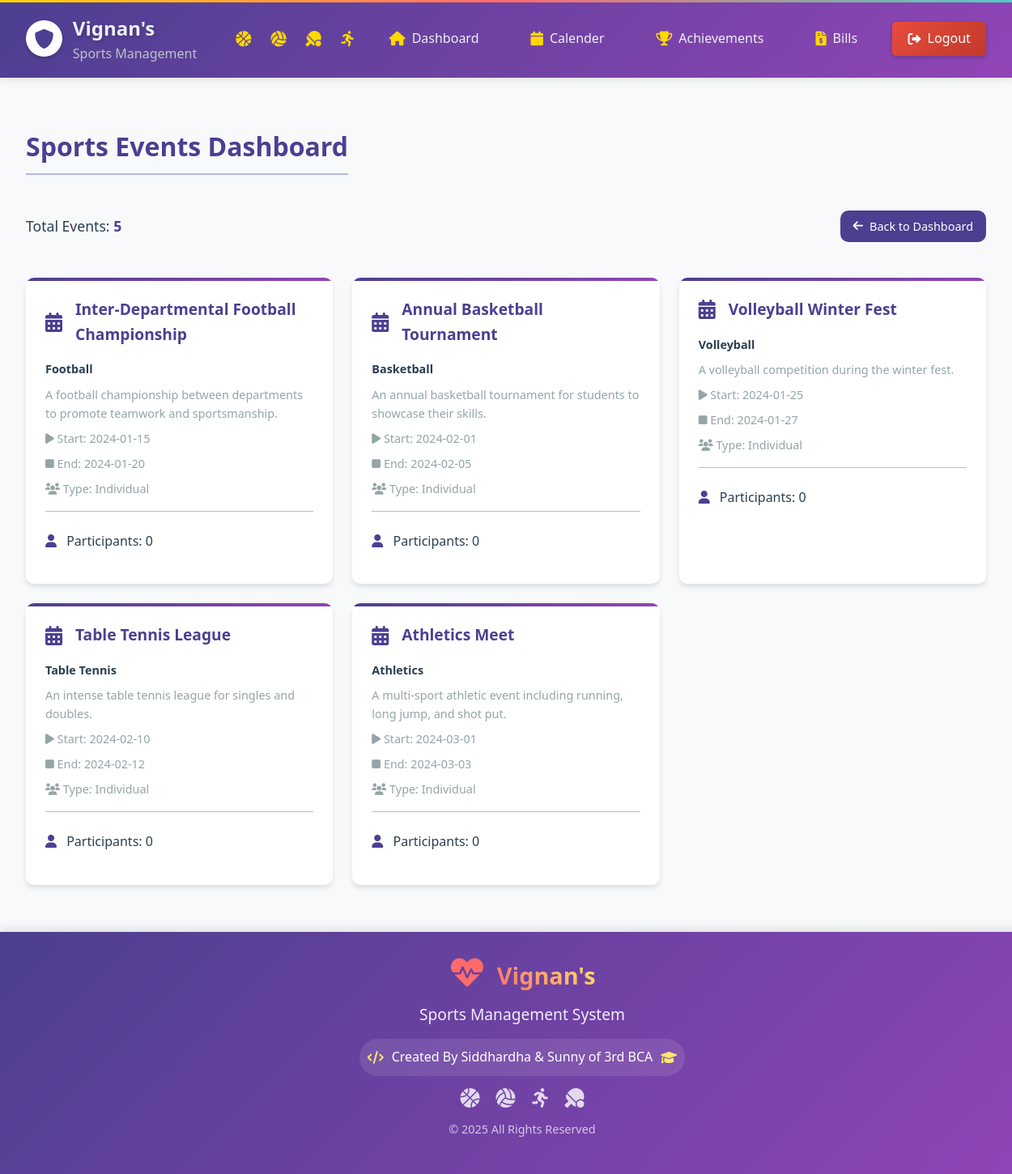
/admin/view_events.php (signed in), run on the app's committed database.
### tables this page shows
CREATE TABLE sports_events (
    id INT AUTO_INCREMENT PRIMARY KEY,
    name VARCHAR(100) NOT NULL,
    sport_name VARCHAR(100) NOT NULL,
    description TEXT NOT NULL,
    rewards TEXT,
    coach_id INT NOT NULL,
    start_date DATE NOT NULL,
    end_date DATE NOT NULL,
    is_group_required BOOLEAN DEFAULT FALSE,
    max_group_members INT DEFAULT NULL,
    women BOOLEAN DEFAULT FALSE,
    FOREIGN KEY (coach_id) REFERENCES coaches(id)
);

### admin/view_events.php (the view, shortened to what this page needs)
<?php
include('../includes/db_connect.php');
$sql = "SELECT
            e.id,
            e.name,
            e.sport_name,
            e.description,
            e.start_date,
            e.end_date,
            e.is_group_required,
            (SELECT COUNT(*) FROM individual_event_registrations WHERE event_id = e.id) AS total_participants,
            (SELECT COUNT(*) FROM group_event_registrations WHERE event_id = e.id) AS total_teams
        FROM sports_events e";
$events = $conn->query($sql);
$total_events = $events->num_rows;
?>
<!DOCTYPE html>
<html lang="en">
<head>
    <link rel="stylesheet" href="https://cdnjs.cloudflare.com/ajax/libs/font-awesome/6.0.0/css/all.min.css">
</head>
<body>
<?php include($_SERVER['DOCUMENT_ROOT'] . '/kl/admin/admin_header.php');?>
    <div class="container">
        <h2>Sports Events Dashboard</h2>
        <div class="dashboard-header">
            <p class="total-events">Total Events: <strong><?= $total_events ?></strong></p>
            <a href="admin_dashboard.php" class="btn">
                <i class="fas fa-arrow-left"></i> Back to Dashboard
            </a>
        </div>
        <?php if ($total_events > 0) { ?>
            <div class="event-grid">
                <?php while ($event = $events->fetch_assoc()) { ?>
                    <div class="event-card">
                        <div class="event-header">
                            <i class="fas fa-calendar-alt"></i>
                            <h3><?= htmlspecialchars($event['name']); ?></h3>
                        </div>
                        <div class="event-details">
                            <p><span class="sport"><?= htmlspecialchars($event['sport_name']); ?></span></p>
                            <p><?= htmlspecialchars($event['description']); ?></p>
                            <p><i class="fas fa-play"></i> Start: <?= htmlspecialchars($event['start_date']); ?></p>
                            <p><i class="fas fa-stop"></i> End: <?= htmlspecialchars($event['end_date']); ?></p>
                            <p><i class="fas fa-users"></i> Type: <?= $event['is_group_required'] ? 'Group-Based' : 'Individual'; ?></p>
                        </div>
                        <div class="event-participants">
                            <?php if ($event['is_group_required']) { ?>
                                <p><i class="fas fa-user-friends"></i> Teams: <?= $event['total_teams']; ?></p>
                                <?php
                                $team_participants = $conn->query("SELECT COUNT(*) as count FROM group_event_participants gep
                                    INNER JOIN group_event_registrations ger ON gep.registration_id = ger.id
                                    WHERE ger.event_id = " . $event['id'])->fetch_assoc()['count'];
                                ?>
                                <p><i class="fas fa-user"></i> Participants: <?= $team_participants ?></p>
                            <?php } else { ?>
                                <p><i class="fas fa-user"></i> Participants: <?= $event['total_participants']; ?></p>
                            <?php } ?>
                        </div>
                    </div>
                <?php } ?>
            </div>
        <?php } else { ?>
            <p class="no-events">No events found.</p>
        <?php } ?>
    </div>
    <?php include('../includes/footer.php'); ?>
</body>
</html>

### admin/admin_header.php (shortened to what this page needs)
<!DOCTYPE html>
<html lang="en">
<head>
    <link rel="stylesheet" href="https://cdnjs.cloudflare.com/ajax/libs/font-awesome/6.0.0/css/all.min.css">
</head>
<body>
    <header class="top-header">
        <div class="header-container">
            <div class="header-left">
                <a href="/kl/index.php" class="header-logo">
                    <div class="logo-icon">
                        <i class="fas fa-shield-alt"></i>
                    </div>
                    <div class="header-title">
                        <h1 class="college-title">Vignan's</h1>
                        <p class="system-title">Sports Management</p>
                    </div>
                </a>
                <div class="sports-icons">
                    <i class="fas fa-basketball-ball sports-icon"></i>
                    <i class="fas fa-volleyball-ball sports-icon"></i>
                    <i class="fas fa-table-tennis sports-icon"></i>
                    <i class="fas fa-running sports-icon"></i>
                </div>
            </div>
            <nav class="header-nav">
                <a href="/kl/admin/admin_dashboard.php" class="nav-link">
                    <i class="fas fa-home"></i>
                    Dashboard
                </a>
                <a href="/kl/admin/admin_calender.php" class="nav-link">
                    <i class="fas fa-calendar"></i>
                    Calender
                </a>
                <a href="/kl/admin/view_results.php" class="nav-link">
                    <i class="fas fa-trophy"></i>
                    Achievements
                </a>
                <a href="/kl/admin/view_bill.php" class="nav-link">
                    <i class="fas fa-file-invoice-dollar"></i>
                    Bills
                </a>
            </nav>
            <div class="header-actions">
                <a href="/kl/login.php" class="logout-btn" onclick="destroySession()">
                    <i class="fas fa-sign-out-alt"></i>
                    Logout
                </a>
            </div>
        </div>
    </header>
</body>
</html>

### includes/footer.php (shortened to what this page needs)
<link rel="stylesheet" href="https://cdnjs.cloudflare.com/ajax/libs/font-awesome/6.0.0/css/all.min.css">
<br>
<footer class="modern-footer">
    <div class="footer-content">
        <div class="logo-section">
            <i class="fas fa-heartbeat pulse-icon"></i>
            <span class="college-name">Vignan's</span>
        </div>
        <p class="footer-text">Sports Management System</p>
        <div class="creator-section">
            <i class="fas fa-code"></i>
            <span>Created By Siddhardha & Sunny of 3rd BCA</span>
            <i class="fas fa-graduation-cap"></i>
        </div>
        <div class="social-icons">
            <i class="fas fa-basketball-ball"></i>
            <i class="fas fa-volleyball-ball"></i>
            <i class="fas fa-running"></i>
            <i class="fas fa-table-tennis"></i>
        </div>
        <p class="copyright">&copy; <?php echo date("Y"); ?> All Rights Reserved</p>
    </div>
</footer>

### admin/view_events.php (style rules this page uses)
:root { --primary: #4C3F91; --primary-light: #9145B6; --secondary: #FFD700; --accent: #B1B7F2; --background: #f8f9fa; --text-dark: #2c3e50; --text-light: #95a5a6; --white: #ffffff; --shadow: 0 4px 6px rgba(0, 0, 0, 0.1); --border-radius: 10px; --transition: all 0.3s ease; --header-height: 60px; }
body { font-family: 'Segoe UI', Arial, sans-serif; background-color: var(--background); color: var(--text-dark); line-height: 1.6; min-height: 100vh; margin: 0; padding: 0; }
.container { padding: 2rem; max-width: 1200px; margin: 0 auto; }
h2 { color: var(--primary); font-size: 2rem; margin-bottom: 2rem; padding-bottom: 0.5rem; border-bottom: 2px solid var(--accent); display: inline-block; }
.dashboard-header { display: flex; justify-content: space-between; align-items: center; margin-bottom: 2rem; }
.btn { padding: 0.5rem 1rem; border: none; border-radius: var(--border-radius); cursor: pointer; font-size: 0.9rem; transition: var(--transition); text-decoration: none; display: inline-flex; align-items: center; gap: 0.5rem; background: var(--primary); color: var(--white); }
.total-events { font-size: 1.1rem; color: var(--text-dark); }
.total-events strong { color: var(--primary); font-weight: bold; }
.event-grid { display: grid; grid-template-columns: repeat(auto-fill, minmax(300px, 1fr)); gap: 1.5rem; }
.event-card { background: var(--white); border-radius: var(--border-radius); padding: 1.5rem; box-shadow: var(--shadow); transition: var(--transition); position: relative; overflow: hidden; }
.event-card::before { content: ''; position: absolute; top: 0; left: 0; width: 100%; height: 4px; background: linear-gradient(90deg, var(--primary), var(--primary-light)); }
.event-header { display: flex; align-items: center; gap: 1rem; margin-bottom: 1rem; }
.event-header i { font-size: 1.5rem; color: var(--primary); }
.event-header h3 { color: var(--primary); font-size: 1.2rem; margin: 0; }
.event-details p { margin: 0.5rem 0; color: var(--text-light); font-size: 0.9rem; }
.event-details .sport { font-weight: bold; color: var(--text-dark); }
.event-participants { margin-top: 1rem; padding-top: 0.5rem; border-top: 1px solid var(--accent); }
.event-participants i { color: var(--primary); margin-right: 0.5rem; }

### includes/footer.php (style rules this page uses)
.modern-footer { background: linear-gradient(135deg, #4C3F91, #9145B6); color: white; text-align: center; padding: 20px; position: sticky; width: 100%; box-shadow: 0 -4px 10px rgba(0, 0, 0, 0.1); }
.footer-content { max-width: 1200px; margin: 0 auto; padding: 10px; }
.logo-section { margin-bottom: 10px; }
.pulse-icon { font-size: 2.5rem; color: #FF6B6B; margin-right: 10px; animation: pulse 1.5s infinite; }
.college-name { font-size: 1.8rem; font-weight: bold; background: linear-gradient(45deg, #FF6B6B, #FFE66D); -webkit-background-clip: text; -webkit-text-fill-color: transparent; }
.footer-text { font-size: 1.2rem; margin: 10px 0; color: rgba(255, 255, 255, 0.9); }
.creator-section { display: flex; align-items: center; justify-content: center; gap: 10px; margin: 15px 0; padding: 10px; background: rgba(255, 255, 255, 0.1); border-radius: 30px; width: fit-content; margin-left: auto; margin-right: auto; }
.creator-section i { color: #FFE66D; }
.social-icons { margin: 15px 0; display: flex; justify-content: center; gap: 20px; }
.social-icons i { font-size: 1.5rem; transition: all 0.3s ease; color: rgba(255, 255, 255, 0.8); }
.copyright { font-size: 0.9rem; color: rgba(255, 255, 255, 0.7); margin-top: 10px; }

### data on the page
sports_events: name "Inter-Departmental Football Championship", sport_name "Football", description "A football championship between departments to promote teamwork and sportsmanship.", start_date "2024-01-15", end_date "2024-01-20", is_group_required "Individual", total_participants "0"
sports_events: name "Annual Basketball Tournament", sport_name "Basketball", description "An annual basketball tournament for students to showcase their skills.", start_date "2024-02-01", end_date "2024-02-05", is_group_required "Individual", total_participants "0"
sports_events: name "Volleyball Winter Fest", sport_name "Volleyball", description "A volleyball competition during the winter fest.", start_date "2024-01-25", end_date "2024-01-27", is_group_required "Individual", total_participants "0"
sports_events: name "Table Tennis League", sport_name "Table Tennis", description "An intense table tennis league for singles and doubles.", start_date "2024-02-10", end_date "2024-02-12", is_group_required "Individual", total_participants "0"
sports_events: name "Athletics Meet", sport_name "Athletics", description "A multi-sport athletic event including running, long jump, and shot put.", start_date "2024-03-01", end_date "2024-03-03", is_group_required "Individual", total_participants "0"

### other printed values
$total_events "5"
